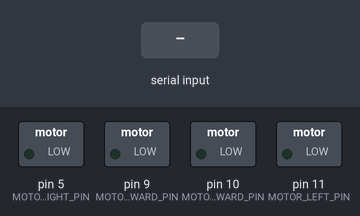
Simulated run of this sketch. Board: Arduino Uno, built with avr-gcc and run on an emulated ATmega328P. Parts: switched loads named in the sketch (green lamp = pin HIGH). The inputs (shaded band) are chosen by the test bench.

Above: at 1.2 s.
1.3 s: "L \n" received over Serial
At 2.2 s:
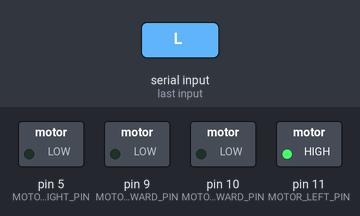
2.8 s: "R \n" received over Serial
At 3.3 s:
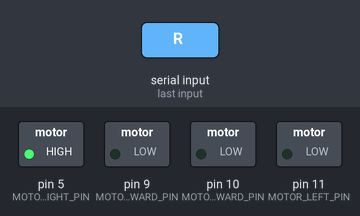
4.3 s: "F 90\n" received over Serial
At 5.5 s:
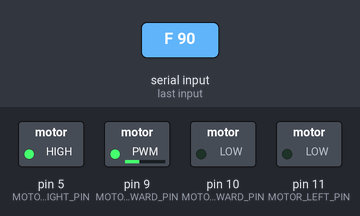
5.8 s: "B 90\n" received over Serial
At 6.9 s:
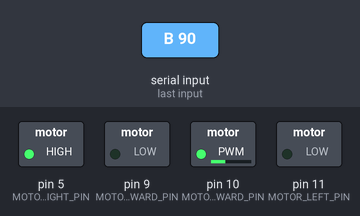
7.3 s: "L 90\n" received over Serial
At 8.0 s:
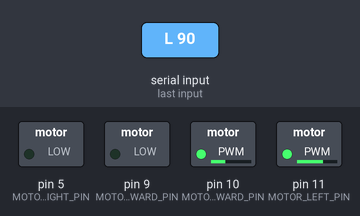
8.8 s: "F \n" received over Serial
At 9.1 s:
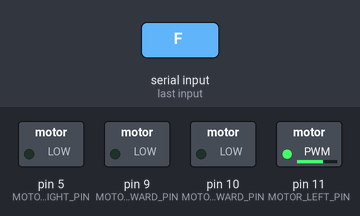
Timing chart, 0 to 11.3 s (numbered marks = the images above; inputs shaded):
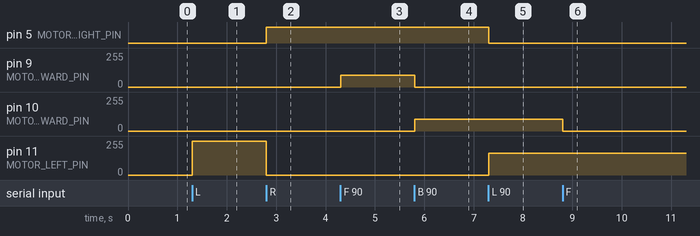

Measured:
- after the input at 1.3 s, pin 11 (MOTOR_LEFT_PIN): 0/255 → 255/255 at once
- after the input at 2.8 s, pin 5 (MOTOR_RIGHT_PIN): LOW → HIGH at once; pin 11 (MOTOR_LEFT_PIN): 255/255 → 0/255 at once
- after the input at 4.3 s, pin 9 (MOTOR_FORWARD_PIN): 0/255 → 90/255 at once
- after the input at 5.8 s, pin 9 (MOTOR_FORWARD_PIN): 90/255 → 0/255 at once; pin 10 (MOTOR_BACKWARD_PIN): 0/255 → 90/255 at once
- after the input at 7.3 s, pin 5 (MOTOR_RIGHT_PIN): HIGH → LOW at once; pin 11 (MOTOR_LEFT_PIN): 0/255 → 165/255 at once
- after the input at 8.8 s, pin 10 (MOTOR_BACKWARD_PIN): 90/255 → 0/255 at once

The sketch:

controller_interface.ino
```cpp
#include <Arduino.h>

// Motor control pins
const int MOTOR_FORWARD_PIN = 9;   // PWM pin for forward speed
const int MOTOR_BACKWARD_PIN = 10; // PWM pin for backward speed
const int MOTOR_LEFT_PIN = 11;     // PWM pin for left turn
const int MOTOR_RIGHT_PIN = 5;    // PWM pin for right turn

void setup() {
  // Set all motor pins as outputs
  pinMode(MOTOR_FORWARD_PIN, OUTPUT);
  pinMode(MOTOR_BACKWARD_PIN, OUTPUT);
 pinMode(MOTOR_LEFT_PIN, OUTPUT);
 pinMode(MOTOR_RIGHT_PIN, OUTPUT);

  // Initialize serial communication
  Serial.begin(9600);
}

void loop() {
  if (Serial.available() > 0) {
    String input = Serial.readStringUntil('\n');

    //forward 100% makes it go backwards
  // forward 0% makes it forwards

    // Parse the command
    if (input.startsWith("F ")) {  // Forward command
      int speed = input.substring(2).toInt();
      speed = constrain(speed, 0, 255);
      analogWrite(MOTOR_FORWARD_PIN, speed);
      analogWrite(MOTOR_BACKWARD_PIN, 0);
    }
    else if (input.startsWith("B ")) {  // Backward command
      int speed = input.substring(2).toInt();
      speed = constrain(speed, 0, 255);
      analogWrite(MOTOR_BACKWARD_PIN, speed);
      analogWrite(MOTOR_FORWARD_PIN, 0);
    }
    else if (input.startsWith("L ")) {  // Left command
      int speed = input.substring(2).toInt();
      speed = constrain(speed, 0, 255);
      analogWrite(MOTOR_LEFT_PIN, 255-speed);
      analogWrite(MOTOR_RIGHT_PIN, 0);
    }
    else if (input.startsWith("R ")) {  // Right command
      int speed = input.substring(2).toInt();
      speed = constrain(speed, 0, 255);
      analogWrite(MOTOR_RIGHT_PIN, 255-speed);
      analogWrite(MOTOR_LEFT_PIN, 0);
    }
    else {  // Stop all motors
      analogWrite(MOTOR_FORWARD_PIN, 0);
      analogWrite(MOTOR_BACKWARD_PIN, 0);
      analogWrite(MOTOR_LEFT_PIN, 0);
      analogWrite(MOTOR_RIGHT_PIN, 0);
    }
  }
} 
```
